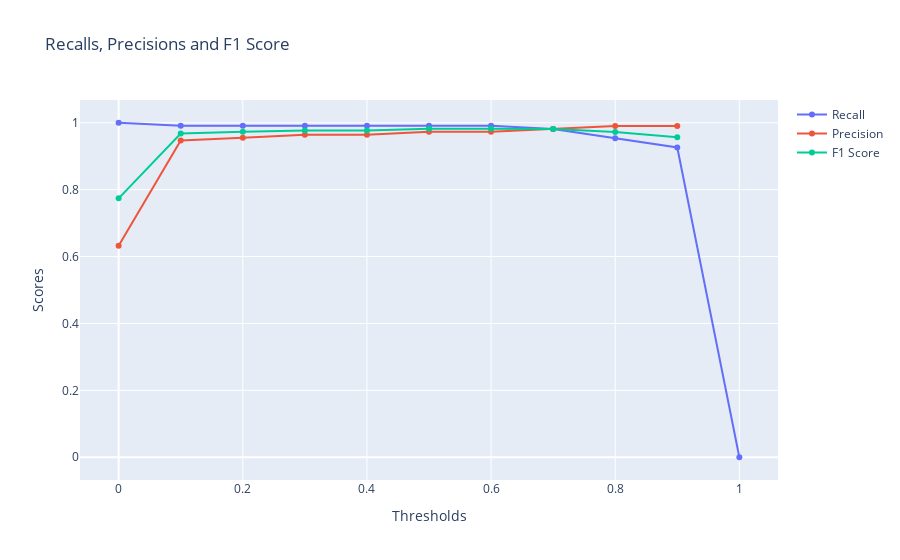

The notebook cell this image was saved under:
### Code cell
# Create a new figure for plotting
fig = go.Figure()

# Round the values in the df_confusion_matrix DataFrame to two decimal places
df_confusion_matrix_graph = df_confusion_matrix.round(3)

fig.add_trace(go.Scatter(x=df_confusion_matrix_graph['Thresholds'], y=df_confusion_matrix_graph['recall'], mode='lines+markers', name='Recall'))
fig.add_trace(go.Scatter(x=df_confusion_matrix_graph['Thresholds'], y=df_confusion_matrix_graph['precision'], mode='lines+markers', name='Precision'))
fig.add_trace(go.Scatter(x=df_confusion_matrix_graph['Thresholds'], y=df_confusion_matrix_graph['f1_score'], mode='lines+markers', name='F1 Score'))
fig.update_layout(title='Recalls, Precisions and F1 Score', xaxis_title='Thresholds', yaxis_title='Scores')

# Display the figure
fig.show()

# Feature importances
importances = model.feature_importances_
indices = np.argsort(importances)[::-1]
features = breast_cancer.feature_names

print("Feature importances:")
for f in range(X.shape[1]):
    print(f"{features[indices[f]]}: {importances[indices[f]]:.4f}")

# Plot feature importances
plt.figure(figsize=(10, 6))
plt.title("Feature importances")
plt.bar(range(X.shape[1]), importances[indices], align="center")
plt.xticks(range(X.shape[1]), [features[i] for i in indices], rotation=90)
plt.xlim([-1, X.shape[1]])
plt.show()

### Figure 1 — Plotly figure (JSON) as saved in the notebook; plotly's stock layout.template omitted (floating-point values rounded to 4 significant figures)
{"data": [{"mode": "lines+markers", "name": "Recall", "type": "scatter", "x": [0, 0.1, 0.2, 0.3, 0.4, 0.5, 0.6, 0.7, 0.8, 0.9, 1], "y": [1, 0.991, 0.991, 0.991, 0.991, 0.991, 0.991, 0.981, 0.954, 0.926, 0]}, {"mode": "lines+markers", "name": "Precision", "type": "scatter", "x": [0, 0.1, 0.2, 0.3, 0.4, 0.5, 0.6, 0.7, 0.8, 0.9, 1], "y": [0.632, 0.947, 0.955, 0.964, 0.964, 0.973, 0.973, 0.981, 0.99, 0.99, null]}, {"mode": "lines+markers", "name": "F1 Score", "type": "scatter", "x": [0, 0.1, 0.2, 0.3, 0.4, 0.5, 0.6, 0.7, 0.8, 0.9, 1], "y": [0.774, 0.968, 0.973, 0.977, 0.977, 0.982, 0.982, 0.981, 0.972, 0.957, null]}], "layout": {"title": {"text": "Recalls, Precisions and F1 Score"}, "xaxis": {"title": {"text": "Thresholds"}}, "yaxis": {"title": {"text": "Scores"}}}}
